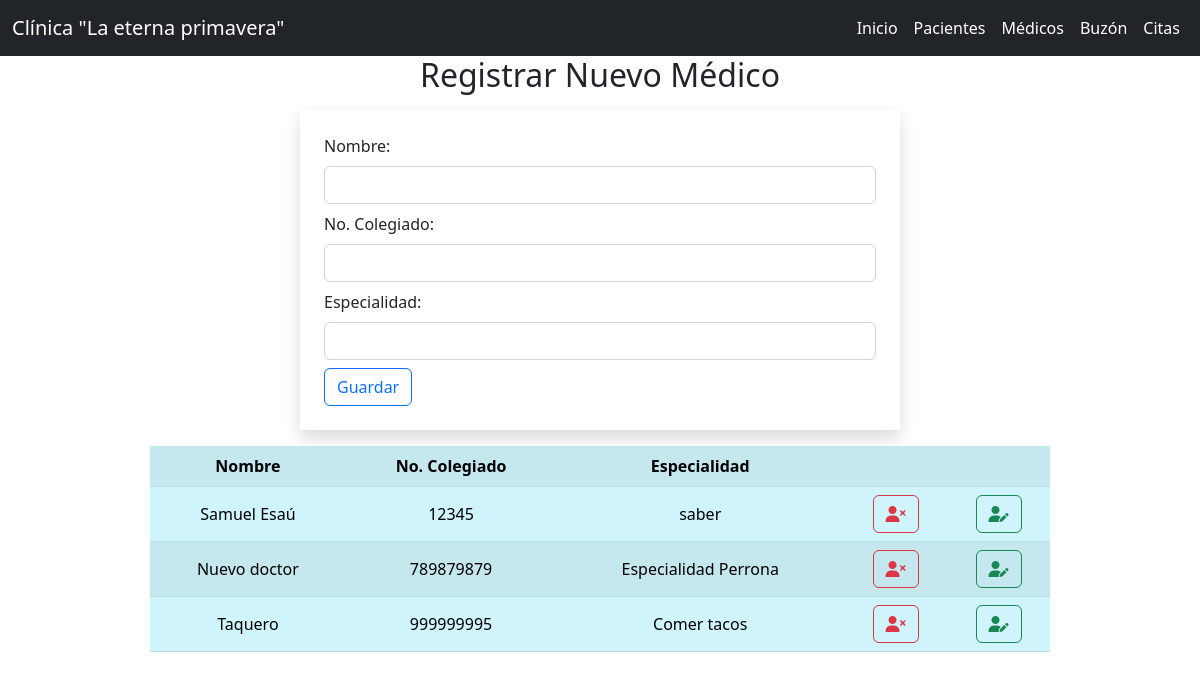
The app's page /medicos with its own data.
### clinica/models.py (models this page shows)
class Medico(models.Model):
    nombre=models.CharField(max_length=30)
    colegiado=models.IntegerField()
    especialidad=models.CharField(max_length=30)

### clinica/views.py (the view)
# urls.py: path('medicos', views.medicos, name='medicos'),
def medicos(request):
    lista_medicos=Medico.objects.all()
    return render(request, "medicos.html",{'lista_medicos':lista_medicos} )

### clinica/templates/medicos.html (shortened to what this page needs)
{% extends 'plantilla.html' %}
{% block content %}
    <h2 class="text-center">Registrar Nuevo Médico</h2>
    <form class="w-50 shadow mx-auto p-4 m-3" method="post" action="medicos/guardar">
        Nombre: <input type="text" name="nombre" class="form-control my-2" required >
        No. Colegiado: <input type="number" name="colegiado" class="form-control my-2"  required max="999999999">
        Especialidad: <input type="text" name="especialidad" class="form-control my-2" required >
        <input type="submit" value="Guardar" class="btn btn-outline-primary">
    </form>
    <table class="table table-info w-75 mx-auto text-center align-middle table-striped">
        <tr>
            <th>Nombre</th>
            <th>No. Colegiado</th>
            <th>Especialidad</th>
            <th colspan="2"></th>
        </tr>
        {% for medico in lista_medicos %}
        <tr>
            <td>{{ medico.nombre }}</td>
            <td>{{ medico.colegiado }}</td>
            <td>{{ medico.especialidad }}</td>
            <td>
                <form action="{% url 'medicoseliminar' medico.id %}" method="post">
                    <button class="btn btn-outline-danger" onclick="return confirm('¿Quieres eliminar a este medico?')">
                        <i class="fa-solid fa-user-xmark"></i>
                    </button>
                </form>
            </td>
            <td>
                <form action="{% url 'medicosmostrar' medico.id %}" method="post">
                    <button class="btn btn-outline-success">
                        <i class="fa-solid fa-user-pen"></i>
                    </button>
                </form>
            </td>
        </tr>
    {% endfor %}
    </table>
{% endblock %}

### records on screen
Medico: nombre "Samuel Esaú", colegiado "12345", especialidad "saber"
Medico: nombre "Nuevo doctor", colegiado "789879879", especialidad "Especialidad Perrona"
Medico: nombre "Taquero", colegiado "999999995", especialidad "Comer tacos"
